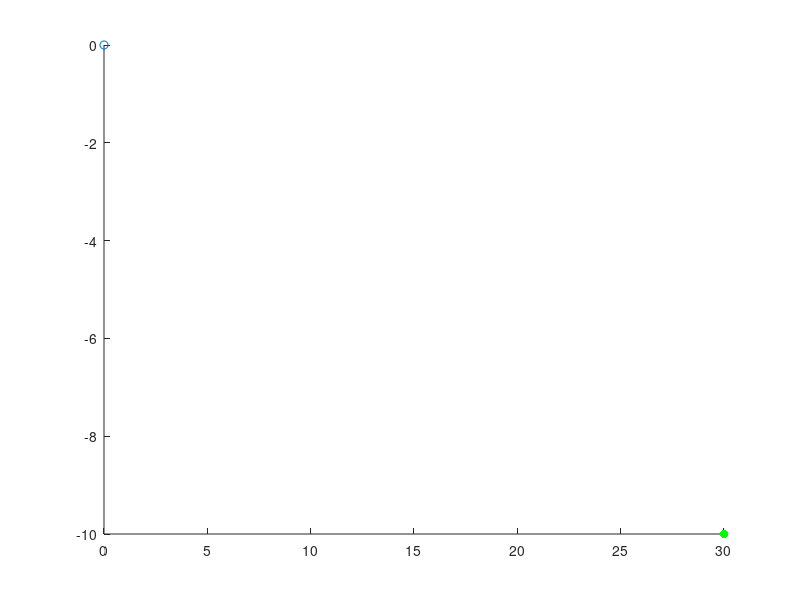

The MATLAB source for this figure: (Note: this script raises an error after producing the figure.)
clear; close all; clc;

numArms = 5;
length = 10;
defAngle = pi;

lengths = length * ones(1, numArms);
angles = defAngle * ones(1, numArms);

goal = [30; -10];

dt = 0.01;
timeLimit = 20;
speed = 5;
distThresh = 0.1;
FrameRatePerSecond = 60;
%%%%%%%%%%

goal = [goal; 1];
numRuns = timeLimit * FrameRatePerSecond;
n = size(lengths, 2);
figure;
H = scatter(0, 0);
hold on;
scatter(goal(1), goal(2), 'g', 'filled');
distVals = zeros(numRuns, 1);


writerObj = VideoWriter('moving_arm13', 'MPEG-4');
writerObj.FrameRate = FrameRatePerSecond;
open(writerObj);

levVals = zeros(numRuns, 1);
for i = 1:numRuns
    X_w = forwardKinematic(angles, lengths);
    J = forwardKinematicDerv(angles, lengths);
    invJ = (J'*J)\J';
    
    dX = zeros(3, n);
    dX(:, end) = goal - X_w(:, end);
    
    dTheta = invJ * dX(:);
    dTheta = dTheta / (sqrt(dTheta'*dTheta));
    
    angles = angles + speed * dt * dTheta';
    
    H = scatter(X_w(1, :), X_w(2, :), 'r');
    scatter(0, 0, 'r', 'filled');
    plot(sum(lengths), sum(lengths), 'r');
    plot(-sum(lengths), -sum(lengths), 'r');
    
    plots(1) = plot([0, X_w(1, 1)], [0, X_w(2, 1)], 'r', 'LineWidth', 3);
    for j = 2:n
        plots(j) = plot([X_w(1, j-1), X_w(1, j)], ...
            [X_w(2, j-1), X_w(2, j)], 'r', 'LineWidth', 3);
    end
    
    levVals(i) = sqrt((X_w(1,1)-X_w(1,2))^2 + (X_w(2,1)-X_w(2,2))^2);
    
    hold on;
    scatter(X_w(1, end), X_w(2, end), 1, 'b', 'filled');
    scatter(goal(1), goal(2), 'g', 'filled');
    
    d = sqrt((goal - X_w(:, end))'*(goal - X_w(:, end)));
    distVals(i) = d;
    if (d < distThresh)
        fprintf('Distance reached within tolerance.\n');
        break;
    end
    
    drawnow
    F = getframe(gcf) ;
    writeVideo(writerObj, F);
    
    delete(H);
    for j = 1:n
        delete(plots(j));
    end
end

close(writerObj);
fprintf('Sucessfully generated the video.\n')

%%
figure;
plot((1:i), distVals(1:i));
legend('distance from goal')
xlabel('steps');








function X_w = forwardKinematic(angles, lengths)
n = size(lengths, 2);
X_local = [lengths; zeros(1, n)];
X_w = zeros(3, n);

Dw_ord = [
    0 1 0
    1 0 0
    0 0 1
    ];

Dw = [[rotateMat(angles(1)); zeros(1, 2)], [zeros(2, 1); 1]];
X_w(:, 1) = Dw * [X_local(:, 1); 1];
for i = 2:n
    Ds = [[rotateMat(angles(i)); zeros(1, 2)], [X_local(:, i-1); 1]];
    Dw = Dw * Ds;
    X_w(:, i) = Dw * [X_local(:, i); 1];
end
end

function result = forwardKinematicDerv(angles, lengths)
d = 1e-3;
n = size(lengths, 2);
ds = cell(n, 1);
result = [];
for i = 1:n
    msk = zeros(1, n);
    msk(i) = d;
    xp = forwardKinematic(angles+msk, lengths);
    xn = forwardKinematic(angles-msk, lengths);
    ds{i} = (xp-xn)/(2*d);
    
    result = [result, ds{i}(:)];
end
end

function result = rotateMat(theta)
result = [
    cos(theta), -sin(theta)
    sin(theta), cos(theta)
    ];
end